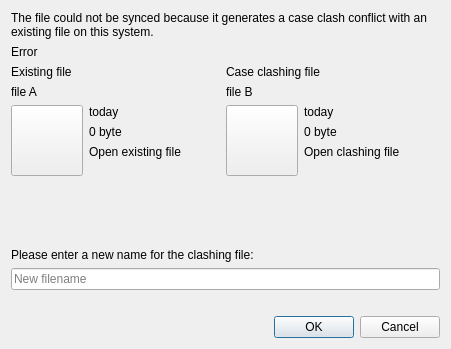
<?xml version="1.0" encoding="UTF-8"?>
<ui version="4.0">
 <class>OCC::CaseClashFilenameDialog</class>
 <widget class="QDialog" name="OCC::CaseClashFilenameDialog">
  <property name="geometry">
   <rect>
    <x>0</x>
    <y>0</y>
    <width>451</width>
    <height>349</height>
   </rect>
  </property>
  <property name="windowTitle">
   <string>Case Clash Conflict</string>
  </property>
  <layout class="QVBoxLayout" name="verticalLayout">
   <property name="sizeConstraint">
    <enum>QLayout::SetDefaultConstraint</enum>
   </property>
   <item>
    <widget class="QLabel" name="descriptionLabel">
     <property name="text">
      <string>The file could not be synced because it generates a case clash conflict with an existing file on this system.</string>
     </property>
     <property name="alignment">
      <set>Qt::AlignLeading|Qt::AlignLeft|Qt::AlignTop</set>
     </property>
     <property name="wordWrap">
      <bool>true</bool>
     </property>
    </widget>
   </item>
   <item>
    <widget class="QLabel" name="explanationLabel">
     <property name="text">
      <string>Error</string>
     </property>
     <property name="alignment">
      <set>Qt::AlignLeading|Qt::AlignLeft|Qt::AlignTop</set>
     </property>
     <property name="wordWrap">
      <bool>false</bool>
     </property>
    </widget>
   </item>
   <item>
    <layout class="QHBoxLayout" name="horizontalLayout">
     <item>
      <layout class="QVBoxLayout" name="verticalLayout_3">
       <item>
        <widget class="QLabel" name="label_2">
         <property name="text">
          <string>Existing file</string>
         </property>
        </widget>
       </item>
       <item>
        <widget class="QLabel" name="localVersionFilename">
         <property name="text">
          <string>file A</string>
         </property>
        </widget>
       </item>
       <item>
        <layout class="QHBoxLayout" name="horizontalLayout_3">
         <item>
          <layout class="QVBoxLayout" name="verticalLayout_4">
           <property name="sizeConstraint">
            <enum>QLayout::SetDefaultConstraint</enum>
           </property>
           <item>
            <widget class="QToolButton" name="localVersionButton">
             <property name="text">
              <string/>
             </property>
             <property name="iconSize">
              <size>
               <width>64</width>
               <height>64</height>
              </size>
             </property>
            </widget>
           </item>
           <item>
            <spacer name="verticalSpacer">
             <property name="orientation">
              <enum>Qt::Vertical</enum>
             </property>
             <property name="sizeHint" stdset="0">
              <size>
               <width>20</width>
               <height>40</height>
              </size>
             </property>
            </spacer>
           </item>
          </layout>
         </item>
         <item>
          <layout class="QVBoxLayout" name="verticalLayout_5" stretch="0,0,0,1">
           <property name="sizeConstraint">
            <enum>QLayout::SetDefaultConstraint</enum>
           </property>
           <item>
            <widget class="QLabel" name="localVersionMtime">
             <property name="text">
              <string>today</string>
             </property>
            </widget>
           </item>
           <item>
            <widget class="QLabel" name="localVersionSize">
             <property name="text">
              <string>0 byte</string>
             </property>
            </widget>
           </item>
           <item>
            <widget class="QLabel" name="localVersionLink">
             <property name="text">
              <string>Open existing file</string>
             </property>
            </widget>
           </item>
           <item>
            <spacer name="verticalSpacer_2">
             <property name="orientation">
              <enum>Qt::Vertical</enum>
             </property>
             <property name="sizeHint" stdset="0">
              <size>
               <width>20</width>
               <height>40</height>
              </size>
             </property>
            </spacer>
           </item>
          </layout>
         </item>
         <item>
          <spacer name="horizontalSpacer">
           <property name="orientation">
            <enum>Qt::Horizontal</enum>
           </property>
           <property name="sizeType">
            <enum>QSizePolicy::Expanding</enum>
           </property>
           <property name="sizeHint" stdset="0">
            <size>
             <width>40</width>
             <height>20</height>
            </size>
           </property>
          </spacer>
         </item>
        </layout>
       </item>
      </layout>
     </item>
     <item>
      <layout class="QVBoxLayout" name="verticalLayout_6">
       <item>
        <widget class="QLabel" name="label_5">
         <property name="text">
          <string>Case clashing file</string>
         </property>
        </widget>
       </item>
       <item>
        <widget class="QLabel" name="remoteVersionFilename">
         <property name="text">
          <string>file B</string>
         </property>
        </widget>
       </item>
       <item>
        <layout class="QHBoxLayout" name="horizontalLayout_4">
         <item>
          <layout class="QVBoxLayout" name="verticalLayout_7">
           <item>
            <widget class="QToolButton" name="remoteVersionButton">
             <property name="text">
              <string/>
             </property>
             <property name="iconSize">
              <size>
               <width>64</width>
               <height>64</height>
              </size>
             </property>
            </widget>
           </item>
           <item>
            <spacer name="verticalSpacer_3">
             <property name="orientation">
              <enum>Qt::Vertical</enum>
             </property>
             <property name="sizeHint" stdset="0">
              <size>
               <width>20</width>
               <height>40</height>
              </size>
             </property>
            </spacer>
           </item>
          </layout>
         </item>
         <item>
          <layout class="QVBoxLayout" name="verticalLayout_8" stretch="0,0,0,1">
           <item>
            <widget class="QLabel" name="remoteVersionMtime">
             <property name="text">
              <string>today</string>
             </property>
            </widget>
           </item>
           <item>
            <widget class="QLabel" name="remoteVersionSize">
             <property name="text">
              <string>0 byte</string>
             </property>
            </widget>
           </item>
           <item>
            <widget class="QLabel" name="remoteVersionLink">
             <property name="text">
              <string>Open clashing file</string>
             </property>
            </widget>
           </item>
           <item>
            <spacer name="verticalSpacer_4">
             <property name="orientation">
              <enum>Qt::Vertical</enum>
             </property>
             <property name="sizeHint" stdset="0">
              <size>
               <width>20</width>
               <height>40</height>
              </size>
             </property>
            </spacer>
           </item>
          </layout>
         </item>
         <item>
          <spacer name="horizontalSpacer_2">
           <property name="orientation">
            <enum>Qt::Horizontal</enum>
           </property>
           <property name="sizeHint" stdset="0">
            <size>
             <width>40</width>
             <height>20</height>
            </size>
           </property>
          </spacer>
         </item>
        </layout>
       </item>
      </layout>
     </item>
    </layout>
   </item>
   <item>
    <widget class="QLabel" name="label">
     <property name="text">
      <string>Please enter a new name for the clashing file:</string>
     </property>
     <property name="alignment">
      <set>Qt::AlignLeading|Qt::AlignLeft|Qt::AlignTop</set>
     </property>
     <property name="wordWrap">
      <bool>false</bool>
     </property>
    </widget>
   </item>
   <item>
    <widget class="QLineEdit" name="filenameLineEdit">
     <property name="placeholderText">
      <string>New filename</string>
     </property>
    </widget>
   </item>
   <item>
    <widget class="QLabel" name="errorLabel">
     <property name="palette">
      <palette>
       <active>
        <colorrole role="WindowText">
         <brush brushstyle="SolidPattern">
          <color alpha="200">
           <red>255</red>
           <green>0</green>
           <blue>0</blue>
          </color>
         </brush>
        </colorrole>
       </active>
       <inactive>
        <colorrole role="WindowText">
         <brush brushstyle="SolidPattern">
          <color alpha="200">
           <red>255</red>
           <green>0</green>
           <blue>0</blue>
          </color>
         </brush>
        </colorrole>
       </inactive>
       <disabled>
        <colorrole role="WindowText">
         <brush brushstyle="SolidPattern">
          <color alpha="115">
           <red>255</red>
           <green>255</green>
           <blue>255</blue>
          </color>
         </brush>
        </colorrole>
       </disabled>
      </palette>
     </property>
     <property name="text">
      <string/>
     </property>
    </widget>
   </item>
   <item>
    <widget class="QDialogButtonBox" name="buttonBox">
     <property name="standardButtons">
      <set>QDialogButtonBox::Cancel|QDialogButtonBox::Ok</set>
     </property>
    </widget>
   </item>
  </layout>
 </widget>
 <resources/>
 <connections/>
</ui>
